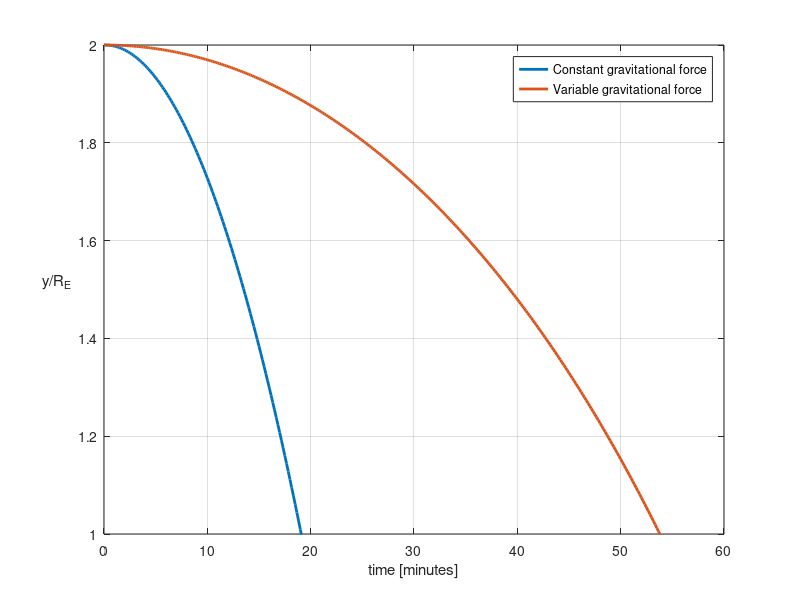

This chart was generated by the following MATLAB code:
clear
R_E = 6371e3; % meters
g   = 9.8;    % meters/second
Dt = 10;     % seconds
L = 1e6;
y(1) = 2*R_E;
v(1) = 0;
i = 1;
while (y(i)-R_E >= 0)
   y(i+1) = y(i) + Dt*v(i);
   v(i+1) = v(i) + Dt*(-g);
   i = i+1;
end
tcg = i*Dt;
ycg = y;
vcg = v;

% Expected answer
te = sqrt(2*R_E/g);
fprintf('Time to reach 1 R_E with constant grav. exact: %.2e [s]\n',te)
fprintf('Time to reach 1 R_E with constant grav.: %.2e [s]\n',tcg)

clear v y
R_E = 6371e3; % meters
g   = 9.8;    % meters/second
Dt = 10;   % seconds
y(1) = 2*R_E;
v(1) = 0;
i = 1;
while (y(i)-R_E >= 0)
   y(i+1) = y(i) + Dt*v(i);
   v(i+1) = v(i) + Dt*(-g*R_E^2/(y(i)+R_E)^2);
   i = i+1;
end
tvg = i*Dt;
yvg = y;
vvg = v;

fprintf('Time to reach 1 R_E with variable grav.: %.2e [s]\n',tvg)

figure(1);clf;hold on;grid on;box on;
plot([0:length(ycg)-1]*Dt/60,ycg/R_E,'LineWidth',2);
plot([0:length(yvg)-1]*Dt/60,yvg/R_E,'LineWidth',2);
ylabel('y/R_E','Rotation',0,'HorizontalAlignment','Right')
xlabel('time [minutes]')
set(gca,'YLim',[1 2])
legend('Constant gravitational force','Variable gravitational force')